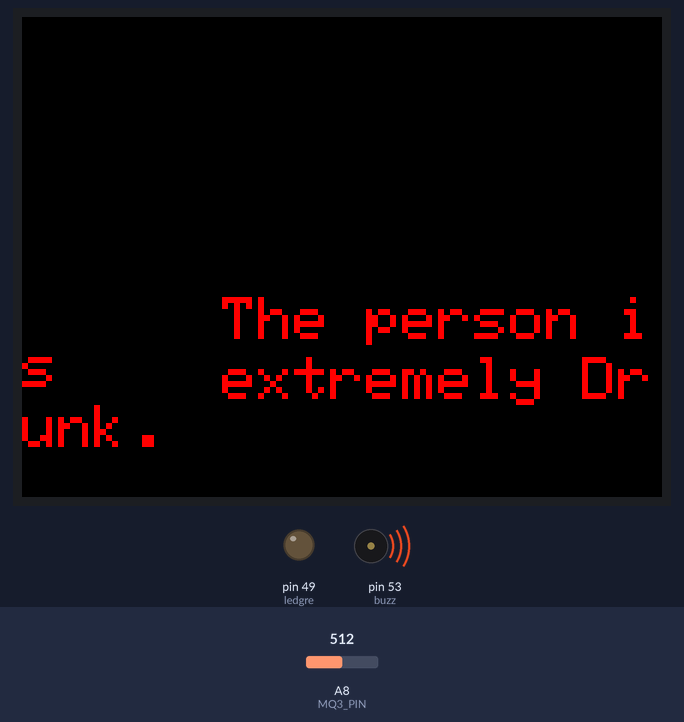
This sketch was run on a simulated Arduino Mega 2560, built with avr-gcc and run on an emulated ATmega2560. On the bench: 320×240 colour display, output pins drawn as LEDs (lit = HIGH), buzzer (waves = sounding, pin HIGH). Inputs (shaded band) come from the test bench; at power-on: A8 (MQ3_PIN) = 512. What the sketch prints to the serial monitor is not drawn.

Above: at 3.0 s.
3.1 s: A8 (MQ3_PIN) set to 266
At 6.8 s:
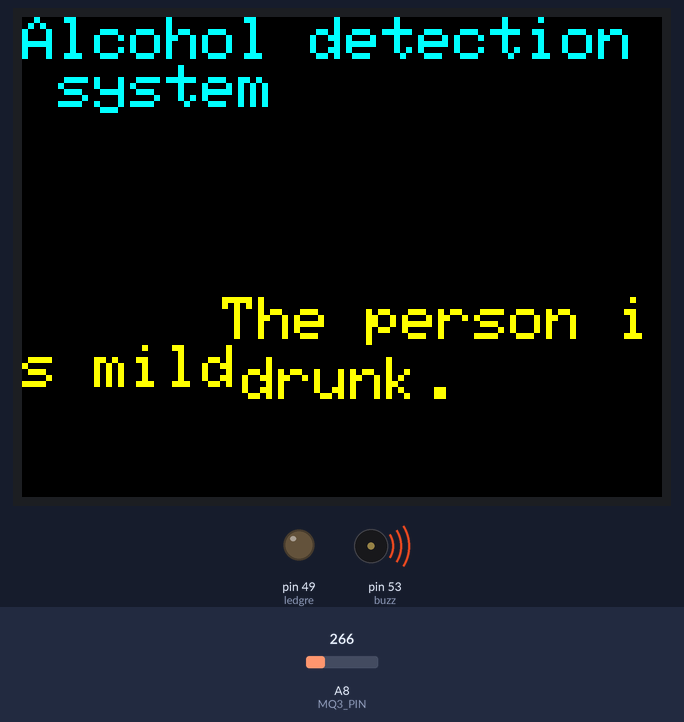
11.8 s: A8 (MQ3_PIN) set to 242
At 16.0 s:
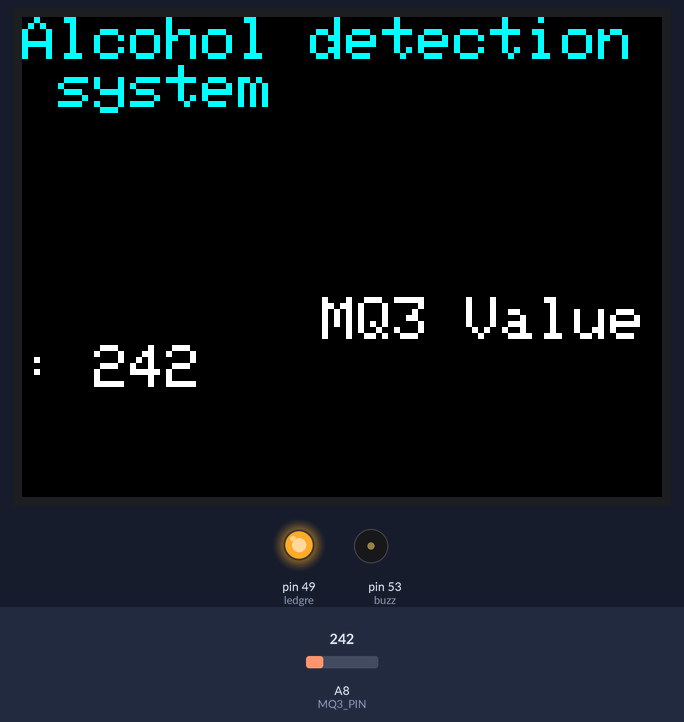
16.4 s: A8 (MQ3_PIN) set to 260
At 18.2 s:
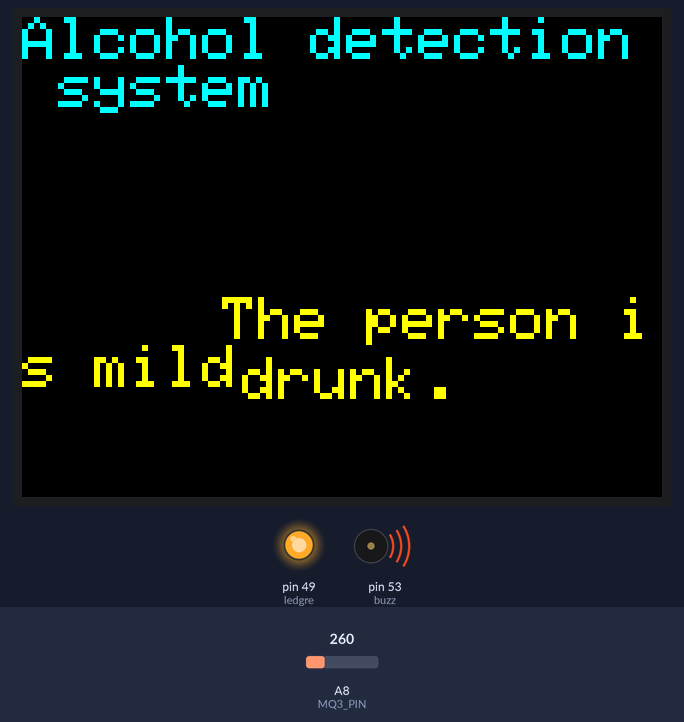
24.5 s: A8 (MQ3_PIN) set to 360
At 27.3 s:
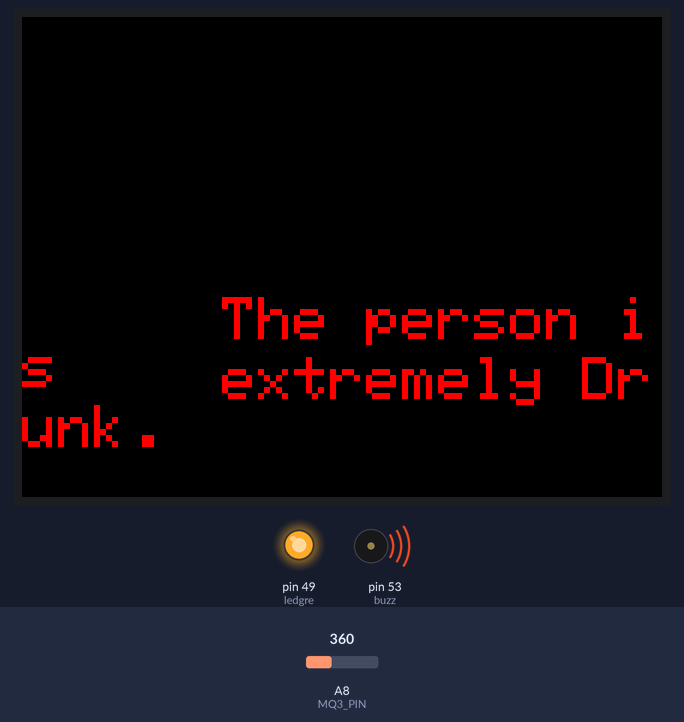
33.2 s: A8 (MQ3_PIN) set to 240
At 33.9 s:
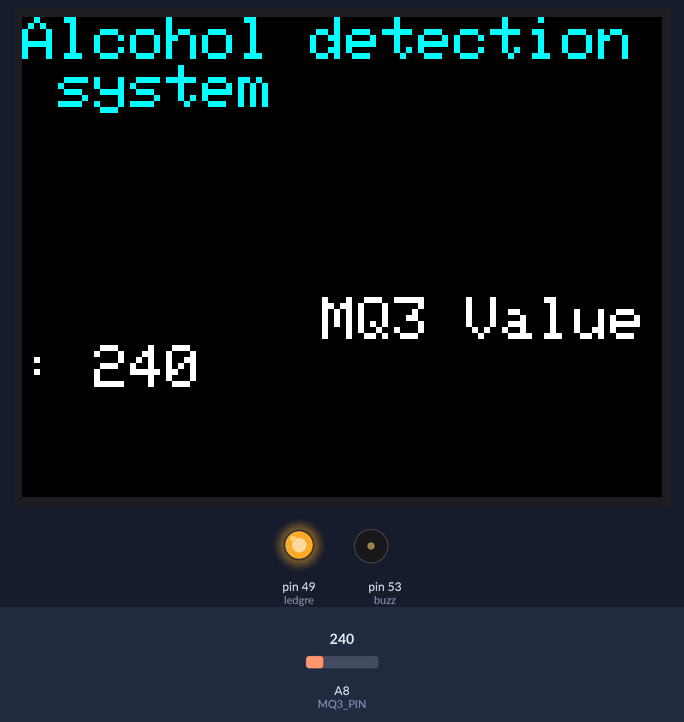
37.8 s: A8 (MQ3_PIN) set to 306
At 41.5 s:
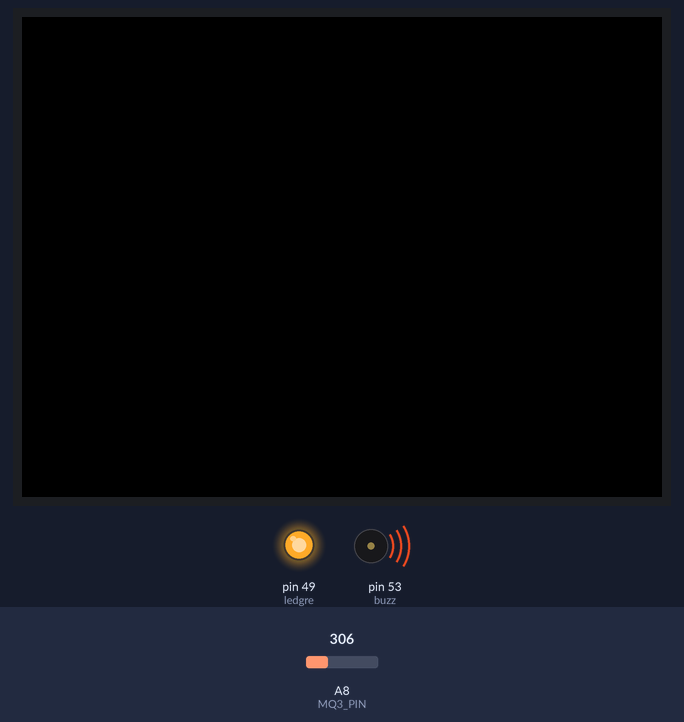
Timing chart, 0 to 43.0 s (numbered marks = the images above; inputs shaded):
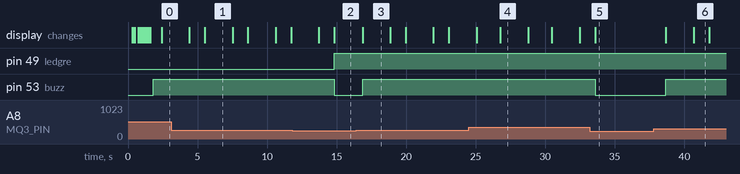

The sketch:

arduino_code.ino
```cpp
#include <MCUFRIEND_kbv.h>

MCUFRIEND_kbv tft;

#define MQ3_PIN A8
#define esp8266 31 // Connect your MQ3 sensor to Analog pin A0
const int ledgre =49 ;
const int buzz=53;     // Digital pin connected to the LED
//const int ledred = 54;     // Digital pin connected to the LED
void setup() {
  pinMode(ledgre, OUTPUT);
  pinMode(buzz, OUTPUT);
  Serial.begin(9600);
 // pinMode(ledred, OUTPUT);

 // Cool transition element:
 uint16_t ID = tft.readID();
 tft.begin(ID);
 tft.setRotation(1);  // Adjust according to your screen orientation

 // Reveal "Alcohol Sensor" text with a wipe-in animation
 tft.fillScreen(TFT_BLACK);
 tft.setTextSize(4);
 tft.setTextColor(TFT_RED);
 tft.setCursor(40, 100);

 for (int i = 0; i < 17; i++) {
   tft.fillRect(0, 0, tft.width(), i * tft.height() /(15) , TFT_BLACK);  // Wipe screen from top to bottom
   tft.print("Alcohol Sensor");

   delay(50);
 }

 tft.setTextSize(3);
 tft.setTextColor(0xFFFF, 0xF000);
 tft.setCursor(130, 0);

}

void loop() {

  int screenW = tft.width();  // Get screen width
  int screenH = tft.height();  // Get screen height
  tft.setTextColor(0xFFFF, 0x0000);

  int mq3_value = analogRead(MQ3_PIN);
  tft.setCursor(0,0);
  tft.setTextColor(TFT_CYAN);
  tft.print("Alcohol detection system");
  tft.setTextColor(0xFFFF, 0x0000);
  tft.setCursor(150, 140);
  tft.print("MQ3 Value: ");
  tft.println(mq3_value);
  if (mq3_value>350){
    Serial.println("Alcohol detected");
    //digitalWrite(ledred, HIGH); // Turn on the LED
    digitalWrite(buzz, HIGH);
    digitalWrite(esp8266, HIGH);
    tft.fillScreen(TFT_BLACK);
    tft.setTextSize(3);
    tft.setCursor(90,140);
    tft.setTextColor(TFT_RED, 0x0000);
    tft.print("ALERT!!! PERSON DRUNK");
    tft.setCursor(90,140);
    tft.fillScreen(TFT_BLACK);
    tft.print("ALERT!!! PERSON DRUNK");
    tft.setCursor(90,140);
    tft.fillScreen(TFT_BLACK);
    tft.print("ALERT!!! PERSON DRUNK");
    tft.setCursor(90,140);
    tft.fillScreen(TFT_BLACK);
    tft.print("ALERT!!! PERSON DRUNK");
    tft.setCursor(90,140);
    tft.fillScreen(TFT_BLACK);
    tft.print("ALERT!!! PERSON DRUNK");
    tft.setCursor(90,140);
    tft.fillScreen(TFT_BLACK);
    tft.print("ALERT!!! PERSON DRUNK");
    tft.setCursor(90,140);
    tft.fillScreen(TFT_BLACK);
    tft.setCursor(100,140);
    tft.setTextColor(TFT_RED,TFT_BLACK);
    tft.println("The person is ");
    tft.setCursor(100,170);
    tft.println("extremely Drunk.");
    delay(2000);
    tft.setTextColor(TFT_BLACK,TFT_BLACK);
    tft.fillScreen(TFT_BLACK);


}
  else if(mq3_value>250 && mq3_value<350){

    tft.setCursor(100,140);
    tft.setTextColor(TFT_YELLOW,TFT_BLACK);
    tft.println("The person is mild.");
    tft.setCursor(110,170);
    tft.print("drunk.");
    digitalWrite(buzz, HIGH);
    digitalWrite(esp8266, HIGH);
    delay(2000);
    tft.setTextColor(TFT_BLACK,TFT_BLACK);
    tft.fillScreen(TFT_BLACK);

  }
  else{
    digitalWrite(ledgre, HIGH); // Turn on the LED
    tft.setCursor(150, 140);
    tft.print("MQ3 Value: ");
    tft.println(mq3_value);
    digitalWrite(buzz, LOW);
    digitalWrite(esp8266, LOW);

  }

  delay(1000);
}
```

Measured:
- the behaviour switches between 251 and 250 on A8 (MQ3_PIN) (found by bisection; images 1 and 2)
- after the input at 3.1 s, the display: first differs from a run without the input after 2.4 s (image 1)
- after the input at 11.8 s, pin 49 (ledgre): LOW → HIGH after 3.0 s; pin 53 (buzz): HIGH → LOW after 3.0 s; the display: first differs from a run without the input after 3.0 s (image 2)
- after the input at 16.4 s, pin 53 (buzz): LOW → HIGH after 0.46 s; the display: changes after 0.46 s (image 3)
- after the input at 33.2 s, pin 53 (buzz): HIGH → LOW after 0.38 s; the display: changes after 0.38 s (image 5)
- after the input at 37.8 s, pin 53 (buzz): LOW → HIGH after 0.88 s; the display: first changes after 0.88 s (image 6 shows a later state)
- what the display in image 1 shows lasts 2.0 s, from 5.5 s to 7.5 s
